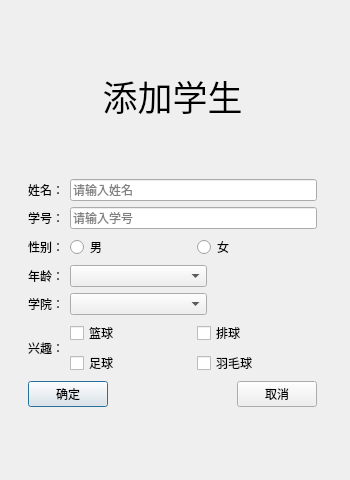
<?xml version="1.0" encoding="UTF-8"?>
<ui version="4.0">
 <class>addStu</class>
 <widget class="QDialog" name="addStu">
  <property name="geometry">
   <rect>
    <x>0</x>
    <y>0</y>
    <width>350</width>
    <height>480</height>
   </rect>
  </property>
  <property name="windowTitle">
   <string>请填写信息</string>
  </property>
  <widget class="QWidget" name="">
   <property name="geometry">
    <rect>
     <x>17</x>
     <y>8</y>
     <width>311</width>
     <height>461</height>
    </rect>
   </property>
   <layout class="QVBoxLayout" name="verticalLayout_3" stretch="2,8">
    <item>
     <widget class="QLabel" name="le_title">
      <property name="sizePolicy">
       <sizepolicy hsizetype="Preferred" vsizetype="Fixed">
        <horstretch>0</horstretch>
        <verstretch>0</verstretch>
       </sizepolicy>
      </property>
      <property name="font">
       <font>
        <family>微软雅黑</family>
        <pointsize>26</pointsize>
       </font>
      </property>
      <property name="contextMenuPolicy">
       <enum>Qt::NoContextMenu</enum>
      </property>
      <property name="styleSheet">
       <string notr="true"/>
      </property>
      <property name="text">
       <string>添加学生</string>
      </property>
      <property name="alignment">
       <set>Qt::AlignCenter</set>
      </property>
     </widget>
    </item>
    <item>
     <layout class="QVBoxLayout" name="verticalLayout_2">
      <item>
       <layout class="QHBoxLayout" name="horizontalLayout" stretch="1,8">
        <item>
         <widget class="QLabel" name="name">
          <property name="text">
           <string>姓名：</string>
          </property>
         </widget>
        </item>
        <item>
         <widget class="QLineEdit" name="le_name">
          <property name="echoMode">
           <enum>QLineEdit::Normal</enum>
          </property>
          <property name="placeholderText">
           <string>请输入姓名</string>
          </property>
          <property name="clearButtonEnabled">
           <bool>true</bool>
          </property>
         </widget>
        </item>
       </layout>
      </item>
      <item>
       <layout class="QHBoxLayout" name="horizontalLayout_2" stretch="1,8">
        <item>
         <widget class="QLabel" name="id">
          <property name="text">
           <string>学号：</string>
          </property>
         </widget>
        </item>
        <item>
         <widget class="QLineEdit" name="le_id">
          <property name="alignment">
           <set>Qt::AlignBottom|Qt::AlignLeading|Qt::AlignLeft</set>
          </property>
          <property name="placeholderText">
           <string>请输入学号</string>
          </property>
          <property name="clearButtonEnabled">
           <bool>true</bool>
          </property>
         </widget>
        </item>
       </layout>
      </item>
      <item>
       <layout class="QHBoxLayout" name="horizontalLayout_3" stretch="1,4,4">
        <item>
         <widget class="QLabel" name="le_">
          <property name="text">
           <string>性别：</string>
          </property>
         </widget>
        </item>
        <item>
         <widget class="QRadioButton" name="rbtn_mail">
          <property name="text">
           <string>男</string>
          </property>
         </widget>
        </item>
        <item>
         <widget class="QRadioButton" name="rbtn_fmale">
          <property name="text">
           <string>女</string>
          </property>
         </widget>
        </item>
       </layout>
      </item>
      <item>
       <layout class="QHBoxLayout" name="horizontalLayout_4" stretch="1,5,4">
        <item>
         <widget class="QLabel" name="label_5">
          <property name="text">
           <string>年龄：</string>
          </property>
         </widget>
        </item>
        <item>
         <widget class="QComboBox" name="cbb_age"/>
        </item>
        <item>
         <spacer name="horizontalSpacer_2">
          <property name="orientation">
           <enum>Qt::Horizontal</enum>
          </property>
          <property name="sizeHint" stdset="0">
           <size>
            <width>40</width>
            <height>20</height>
           </size>
          </property>
         </spacer>
        </item>
       </layout>
      </item>
      <item>
       <layout class="QHBoxLayout" name="horizontalLayout_5" stretch="1,5,4">
        <item>
         <widget class="QLabel" name="label_6">
          <property name="text">
           <string>学院：</string>
          </property>
         </widget>
        </item>
        <item>
         <widget class="QComboBox" name="cbb_school"/>
        </item>
        <item>
         <spacer name="horizontalSpacer_3">
          <property name="orientation">
           <enum>Qt::Horizontal</enum>
          </property>
          <property name="sizeHint" stdset="0">
           <size>
            <width>40</width>
            <height>20</height>
           </size>
          </property>
         </spacer>
        </item>
       </layout>
      </item>
      <item>
       <layout class="QHBoxLayout" name="horizontalLayout_8" stretch="1,8">
        <item>
         <widget class="QLabel" name="label_7">
          <property name="text">
           <string>兴趣：</string>
          </property>
         </widget>
        </item>
        <item>
         <layout class="QVBoxLayout" name="verticalLayout">
          <item>
           <layout class="QHBoxLayout" name="horizontalLayout_6">
            <item>
             <widget class="QCheckBox" name="checkBox">
              <property name="text">
               <string>篮球</string>
              </property>
             </widget>
            </item>
            <item>
             <widget class="QCheckBox" name="checkBox_2">
              <property name="text">
               <string>排球</string>
              </property>
             </widget>
            </item>
           </layout>
          </item>
          <item>
           <layout class="QHBoxLayout" name="horizontalLayout_7">
            <item>
             <widget class="QCheckBox" name="checkBox_3">
              <property name="text">
               <string>足球</string>
              </property>
             </widget>
            </item>
            <item>
             <widget class="QCheckBox" name="checkBox_4">
              <property name="text">
               <string>羽毛球</string>
              </property>
             </widget>
            </item>
           </layout>
          </item>
         </layout>
        </item>
       </layout>
      </item>
      <item>
       <layout class="QHBoxLayout" name="horizontalLayout_9">
        <item>
         <widget class="QPushButton" name="btn_ok">
          <property name="text">
           <string>确定</string>
          </property>
         </widget>
        </item>
        <item>
         <spacer name="horizontalSpacer">
          <property name="orientation">
           <enum>Qt::Horizontal</enum>
          </property>
          <property name="sizeHint" stdset="0">
           <size>
            <width>40</width>
            <height>20</height>
           </size>
          </property>
         </spacer>
        </item>
        <item>
         <widget class="QPushButton" name="btn_close">
          <property name="text">
           <string>取消</string>
          </property>
         </widget>
        </item>
       </layout>
      </item>
     </layout>
    </item>
   </layout>
  </widget>
 </widget>
 <layoutdefault spacing="6" margin="11"/>
 <resources/>
 <connections/>
</ui>
